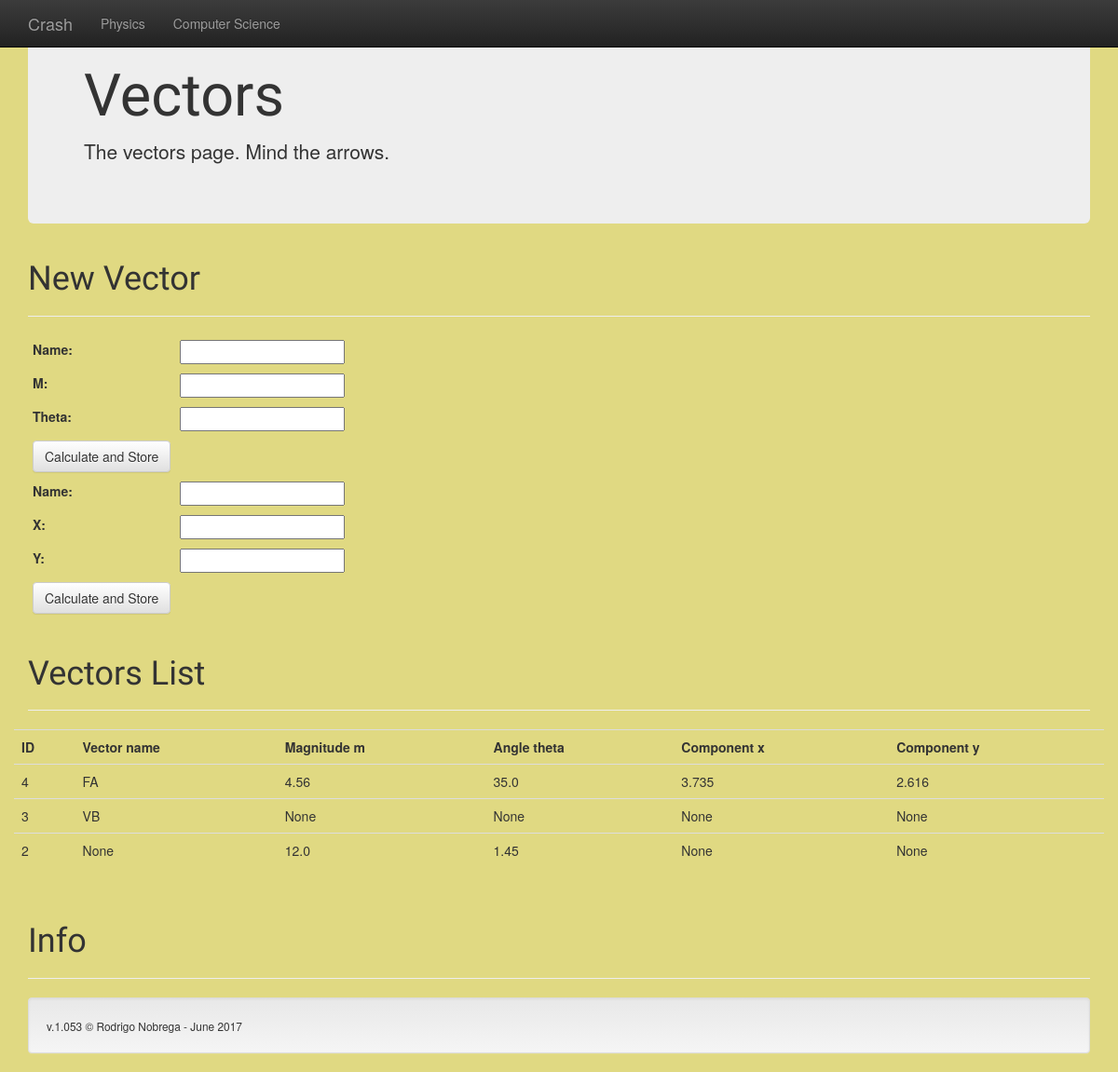
Page /Crash/vector on the earlier database version.
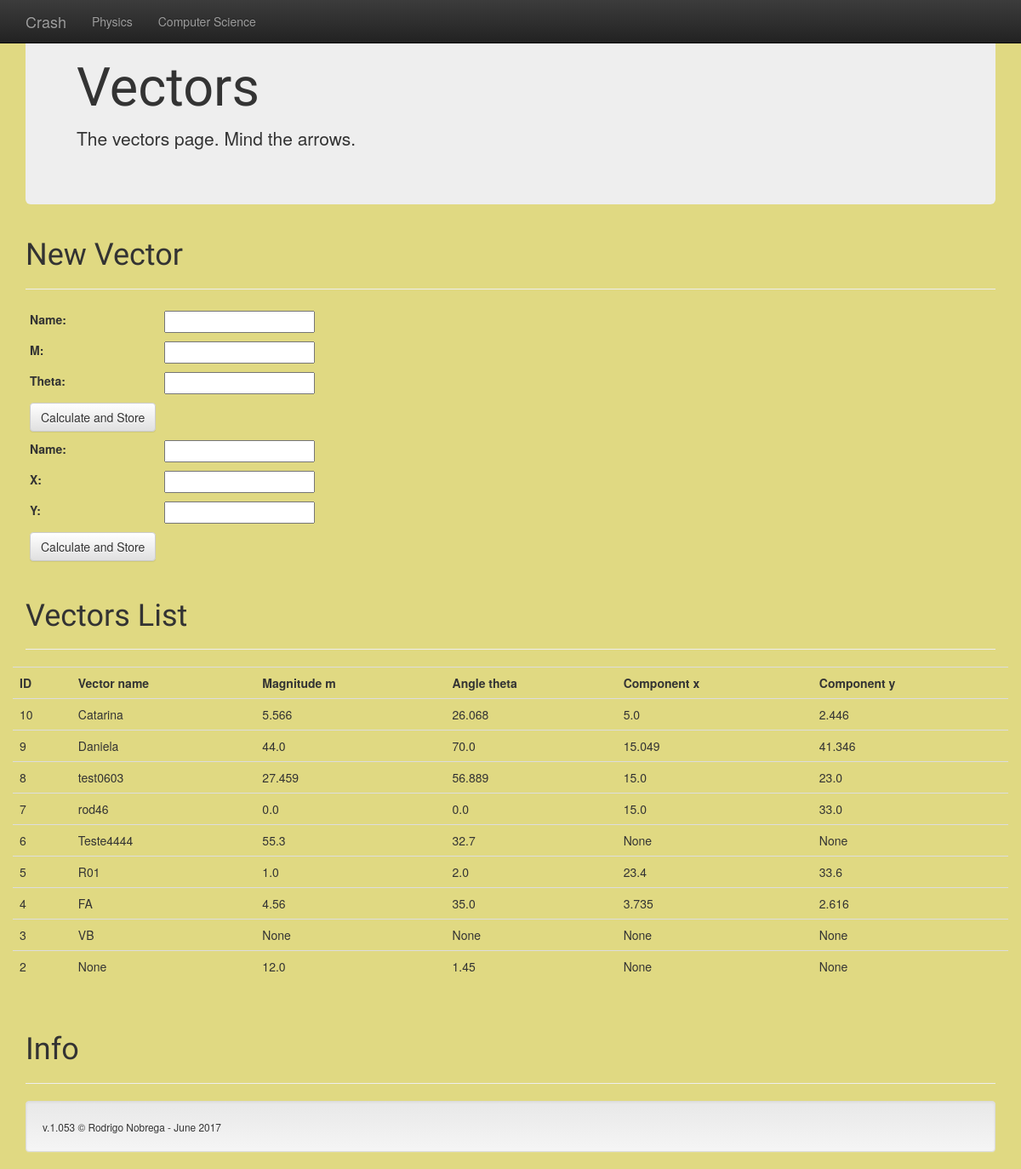
Same page on the later database version.
### Physics/models.py (models this page shows, shortened)
class HTVector(models.Model):
    name = models.CharField(max_length=30, null=True)
    m = models.FloatField(default=None, null=True)
    theta = models.FloatField(default=None, null=True)
    x = models.FloatField(default=None, null=True)
    y = models.FloatField(default=None, null=True)

### Physics/views.py (the view)
def vector_list(request):
    vlist = HTVector.objects.order_by('-id')
    if request.method == 'POST':
        vformMT = VectorFormMTheta(request.POST)
        vformXY = VectorFormXY(request.POST)
        if vformMT.is_valid():
            vformMT.save(commit=True)
            a = HTVector.objects.all()[len(HTVector.objects.all())-1]
            a.calculate()
            a.save()
            return render(request, 'Physics/home.html')
        elif vformXY.is_valid():
            vformXY.save(commit=True)
            a = HTVector.objects.all()[len(HTVector.objects.all())-1]
            a.calculate()
            a.save()
            return render(request, 'Physics/home.html')
    else:
        vformMT = VectorFormMTheta()
        vformXY = VectorFormXY()
    context = {'vector_list': vlist, 'vector_formMT': vformMT, 'vector_formXY': vformXY}
    return render(request, 'Physics/vectors.html', context)

### Physics/forms.py
class VectorFormMTheta(forms.ModelForm):
    class Meta:
        model = HTVector
        fields = ('name', 'm', 'theta', )

class VectorFormXY(forms.ModelForm):
    class Meta:
        model = HTVector
        fields = ('name', 'x', 'y', )

### Physics/templates/Physics/vectors.html (shortened to what this page needs)
{% extends 'base.html' %}
      {% block body%}
      <div class="jumbotron">
        <h1>Vectors</h1>
        <p>The vectors page. Mind the arrows.</p>
      </div>
      <div class="page-header">
        <h1>New Vector</h1>
      </div>
      <form  method="POST" class="form-inline">
        <table class="table-condensed">
          {{ vector_formMT }}
          <tr>
            <td><button type="submit" class="btn btn-default">Calculate and Store</button></td>
          </tr>
        </table>
      </form>
      <form  method="POST" class="form-inline">
        <table class="table-condensed">
          {{ vector_formXY }}
          <tr>
            <td><button type="submit" class="btn btn-default">Calculate and Store</button></td>
          </tr>
        </table>
      </form>
      <div class="page-header">
        <h1>Vectors List</h1>
      </div>
      <div class="row">
        <table class="table table-hover">
        <tr>
          <td><strong>ID</strong></td>
          <td><strong>Vector name</strong></td>
          <td><strong>Magnitude m</strong></td>
          <td><strong>Angle theta</strong></td>
          <td><strong>Component x</strong></td>
          <td><strong>Component y</strong></td>
        </tr>
        {% for vector in vector_list %}
        <tr>
          <td>{{ vector.id }}</td>
          <td>{{ vector.name }}</td>
          <td>{{ vector.m }}</td>
          <td>{{ vector.theta }}</td>
          <td>{{ vector.x }}</td>
          <td>{{ vector.y }}</td>
        </tr>
        {% endfor %}
        </table>
      </div>
      {% endblock%}

### Physics/templates/base.html (shortened to what this page needs)
<!DOCTYPE html>
<html>
    <head>
        <link rel="stylesheet" href="https://maxcdn.bootstrapcdn.com/bootstrap/3.3.7/css/bootstrap.min.css">
        <link rel="stylesheet" href="https://maxcdn.bootstrapcdn.com/bootstrap/3.3.7/css/bootstrap-theme.min.css">
        {% load static %}
        <link rel="stylesheet" href="{% static 'Physics/style.css' %}" type="text/css">
    </head>
<body data-feedly-mini="yes">
    <nav class="navbar navbar-inverse navbar-fixed-top">
        <div class="container">
        <div class="navbar-header">
        <a class="navbar-brand" href="./">Crash</a>
        </div>
        <div id="navbar" class="navbar-collapse collapse">
        <ul class="nav navbar-nav">
        <li><a href="./index.html">Physics</a></li>
        <li><a href="http://getbootstrap.com/examples/theme/#about">Computer Science</a></li>
        </ul>
        </div>
        </div>
    </nav>
    <div class="container theme-showcase" role="main">
        {% block body %}
        {% endblock %}
        <div class="page-header">
        <h1>Info</h1>
        </div>
        <div class="well">
        <small>v.1.053 © Rodrigo Nobrega - June 2017</small>
        </div>
    </div>
</body>
</html>

### Physics/static/Physics/style.css (style rules this page uses)
body { background-color: #E0D982; }
h1 { font-family: 'Acme', sans-serif; }

Differences in the rows shown:
added HTVector: id "10", name "Catarina", m "5.566", theta "26.068", x "5.0", y "2.446"
added HTVector: id "9", name "Daniela", m "44.0", theta "70.0", x "15.049", y "41.346"
added HTVector: id "8", name "test0603", m "27.459", theta "56.889", x "15.0", y "23.0"
added HTVector: id "7", name "rod46", m "0.0", theta "0.0", x "15.0", y "33.0"
added HTVector: id "6", name "Teste4444", m "55.3", theta "32.7", x "None", y "None"
added HTVector: id "5", name "R01", m "1.0", theta "2.0", x "23.4", y "33.6"
